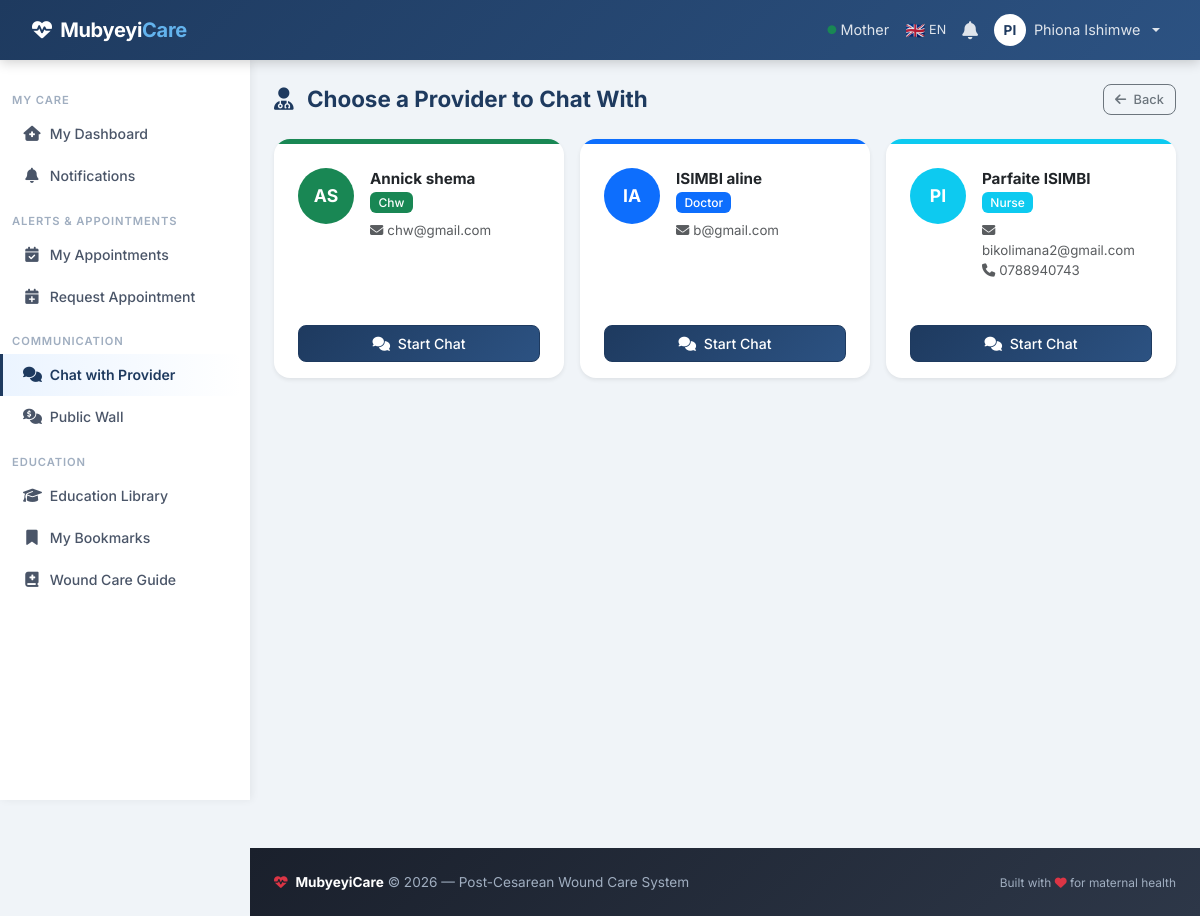
Screenshot of /chat/me/providers (signed in) with the database file from the repository.
### models.py (models this page shows, shortened)
class User(UserMixin, db.Model):
    id = db.Column(db.Integer, primary_key=True)
    username = db.Column(db.String(80), unique=True, nullable=False)
    email = db.Column(db.String(120), unique=True, nullable=False)
    password_hash = db.Column(db.String(255), nullable=False)
    first_name = db.Column(db.String(100), nullable=False)
    last_name = db.Column(db.String(100), nullable=False)
    role = db.Column(db.Enum(UserRole), default=UserRole.PATIENT, nullable=False)
    phone = db.Column(db.String(20))
    location = db.Column(db.String(200))   # CHW service area (e.g. "Gasabo/Kinyinya")
    is_active = db.Column(db.Boolean, default=True)
    created_at = db.Column(db.DateTime, default=datetime.utcnow)
    patients = db.relationship('Patient', backref='primary_doctor', lazy='dynamic', foreign_keys='Patient.primary_doctor_id')
    follow_ups = db.relationship('FollowUp', backref='created_by', lazy='dynamic')
    sent_messages = db.relationship('Message', backref='sender', lazy='dynamic', foreign_keys='Message.sender_id')
    def get_full_name(self):
        return f"{self.first_name} {self.last_name}"

### routes/chat.py (the view)
@chat_bp.route('/me/providers')
@login_required
def patient_choose_provider():
    if current_user.role not in [UserRole.PATIENT, UserRole.MOTHER]:
        return redirect(url_for('chat.chat_list'))
    patient = Patient.query.filter_by(user_id=current_user.id).first()
    if not patient:
        patient = Patient.query.filter(
            or_(Patient.email == current_user.email, Patient.phone == current_user.phone)
        ).first()
    if not patient:
        flash('No patient profile linked to this account.', 'error')
        return redirect(url_for('dashboard.index'))
    providers = (User.query
                 .filter(User.role.in_([UserRole.DOCTOR, UserRole.NURSE, UserRole.CHW]))
                 .order_by(User.role.asc(), User.last_name.asc(), User.first_name.asc())
                 .all())
    return render_template('chat/provider_list.html', patient=patient, providers=providers)

### templates/chat/provider_list.html (shortened to what this page needs)
{% extends "base.html" %}
{% block content %}
<div class="page-header" data-aos="fade-down">
    <h2><i class="fas fa-user-doctor me-2"></i> Choose a Provider to Chat With</h2>
    <a href="{{ url_for('dashboard.index') }}" class="btn btn-outline-secondary btn-sm">
        <i class="fas fa-arrow-left me-1"></i> Back
    </a>
</div>
{% if providers %}
<div class="row g-3">
    {% for provider in providers %}
    <div class="col-12 col-sm-6 col-lg-4" data-aos="fade-up" data-aos-delay="{{ loop.index0 * 30 }}">
        <div class="card h-100 border-0 shadow-sm" style="border-radius:16px;overflow:hidden;">
            <div style="height:5px;background:{{ '#0d6efd' if provider.role.value == 'doctor' else '#0dcaf0' if provider.role.value == 'nurse' else '#198754' }};"></div>
            <div class="card-body d-flex align-items-start gap-3 p-4">
                <div class="rounded-circle d-flex align-items-center justify-content-center text-white fw-bold flex-shrink-0"
                     style="width:56px;height:56px;font-size:1.1rem;background:{{ '#0d6efd' if provider.role.value == 'doctor' else '#0dcaf0' if provider.role.value == 'nurse' else '#198754' }};">
                    {{ provider.first_name[0] | upper }}{{ provider.last_name[0] | upper }}
                </div>
                <div class="flex-grow-1">
                    <div class="fw-bold">{{ provider.get_full_name() }}</div>
                    <span class="badge mb-2" style="background:{{ '#0d6efd' if provider.role.value == 'doctor' else '#0dcaf0' if provider.role.value == 'nurse' else '#198754' }}">
                        {{ provider.role.value.capitalize() }}
                    </span>
                    {% if provider.email %}
                    <div class="small text-muted"><i class="fas fa-envelope me-1"></i>{{ provider.email }}</div>
                    {% endif %}
                    {% if provider.phone %}
                    <div class="small text-muted"><i class="fas fa-phone me-1"></i>{{ provider.phone }}</div>
                    {% endif %}
                </div>
            </div>
            <div class="card-footer bg-transparent border-top-0 pt-0 pb-3 px-4">
                <a href="{{ url_for('chat.patient_chat', patient_id=patient.id, provider_id=provider.id) }}"
                   class="btn btn-primary w-100">
                    <i class="fas fa-comments me-1"></i> Start Chat
                </a>
            </div>
        </div>
    </div>
    {% endfor %}
</div>
{% endif %}
{% endblock %}

### templates/base.html (shortened to what this page needs)
<!DOCTYPE html>
<html lang="en">
<head>
    <link href="https://cdn.jsdelivr.net/npm/bootstrap@5.3.3/dist/css/bootstrap.min.css" rel="stylesheet">
    <link rel="stylesheet" href="https://cdnjs.cloudflare.com/ajax/libs/font-awesome/6.5.0/css/all.min.css">
    <link href="https://unpkg.com/aos@2.3.4/dist/aos.css" rel="stylesheet">
</head>
<body>
<nav class="navbar navbar-dark navbar-expand-lg fixed-top">
    <div class="container-fluid">
        <a class="navbar-brand" href="/">
            <i class="fas fa-heart-pulse me-1"></i> Mubyeyi<span>Care</span>
        </a>
        <div class="collapse navbar-collapse" id="navbarNav">
            <ul class="navbar-nav ms-auto align-items-center">
                {% if current_user.is_authenticated %}
                <li class="nav-item">
                    <span class="nav-link text-white-50 small d-none d-lg-inline">
                        <i class="fas fa-circle text-success" style="font-size:.55rem;vertical-align:middle;"></i>
                        {{ current_user.role.value.capitalize() }}
                    </span>
                </li>
                <li class="nav-item dropdown">
                    <a class="nav-link d-flex align-items-center gap-1 px-2" href="#"
                       id="langDropdown" role="button" data-bs-toggle="dropdown" aria-expanded="false"
                       title="{{ tr('Language') }}">
                        {% if current_lang == 'rw' %}
                        <span style="font-size:1rem;">🇷🇼</span>
                        <span class="d-none d-md-inline small">RW</span>
                        {% else %}
                        <span style="font-size:1rem;">🇬🇧</span>
                        <span class="d-none d-md-inline small">EN</span>
                        {% endif %}
                    </a>
                </li>
                <li class="nav-item dropdown">
                    <a class="nav-link position-relative" href="#"
                       id="bellDropdown" role="button"
                       data-bs-toggle="dropdown" aria-expanded="false"
                       title="Notifications">
                    </a>
                        {% set recent_notifs = current_user.notifications | sort(attribute='created_at', reverse=True) | list %}
                </li>
                <li class="nav-item dropdown">
                    <a class="nav-link dropdown-toggle d-flex align-items-center gap-2" href="#"
                       id="userDropdown" role="button" data-bs-toggle="dropdown" aria-expanded="false">
                        <span class="rounded-circle bg-white d-inline-flex align-items-center justify-content-center"
                              style="width:32px;height:32px;color:var(--primary);font-size:.85rem;font-weight:700;">
                            {{ current_user.first_name[0] | upper }}{{ current_user.last_name[0] | upper }}
                        </span>
                        <span class="d-none d-sm-inline">{{ current_user.get_full_name() }}</span>
                    </a>
                </li>
                {% endif %}
            </ul>
        </div>
    </div>
</nav>
{% if current_user.is_authenticated %}
<aside class="sidebar d-none d-lg-flex flex-column">
    <nav class="nav flex-column">
        {% if current_user.role.value in ['patient', 'mother'] %}
        <span class="sidebar-section">{{ tr('My Care') }}</span>
        <a class="nav-link" href="{{ url_for('dashboard.index') }}"><i class="fas fa-house-medical"></i> {{ tr('My Dashboard') }}</a>
        <a class="nav-link" href="{{ url_for('notifications.index') }}">
            <i class="fas fa-bell"></i> {{ tr('Notifications') }}
        </a>
        <span class="sidebar-section">{{ tr('Alerts & Appointments') }}</span>
        <a class="nav-link" href="{{ url_for('appointments.my_appointments') }}"><i class="fas fa-calendar-check"></i> {{ tr('My Appointments') }}</a>
        <a class="nav-link" href="{{ url_for('appointments.request_appointment') }}"><i class="fas fa-calendar-plus"></i> {{ tr('Request Appointment') }}</a>
        <span class="sidebar-section">{{ tr('Communication') }}</span>
        <a class="nav-link" href="{{ url_for('chat.patient_self_chat') }}"><i class="fas fa-comments"></i> {{ tr('Chat with Provider') }}</a>
        <a class="nav-link" href="{{ url_for('wall.index') }}"><i class="fas fa-comments-dollar"></i> {{ tr('Public Wall') }}</a>
        <span class="sidebar-section">{{ tr('Education') }}</span>
        <a class="nav-link" href="{{ url_for('education.library') }}"><i class="fas fa-graduation-cap"></i> {{ tr('Education Library') }}</a>
        <a class="nav-link" href="{{ url_for('education.bookmarks') }}"><i class="fas fa-bookmark"></i> {{ tr('My Bookmarks') }}</a>
        <a class="nav-link" href="{{ url_for('dashboard.health_education') }}"><i class="fas fa-book-medical"></i> {{ tr('Wound Care Guide') }}</a>
        {% endif %}
    </nav>
</aside>
{% endif %}
<main class="main-content">
    <div class="container-fluid px-4">
        {% block content %}{% endblock %}
    </div>
</main>
<footer class="py-4 mt-5" style="margin-left: var(--sidebar-w);">
    <div class="container-fluid px-4">
        <div class="row align-items-center">
            <div class="col-md-6">
                <p class="mb-0">
                    <i class="fas fa-heart-pulse text-danger me-1"></i>
                    <strong class="text-white">MubyeyiCare</strong> &copy; 2026 &mdash; {{ tr('Post-Cesarean Wound Care System') }}
                </p>
            </div>
            <div class="col-md-6 text-md-end mt-2 mt-md-0">
                <small>Built with <i class="fas fa-heart text-danger"></i> for maternal health</small>
            </div>
        </div>
    </div>
</footer>
</body>
</html>

### templates/base.html (style rules this page uses)
:root { --primary: #1e3a5f; --primary-light: #2c5282; --accent: #e74c3c; --success: #27ae60; --info: #3498db; --warning: #f39c12; --sidebar-w: 250px; --nav-h: 60px; --radius: 12px; --shadow-sm: 0 2px 8px rgba(0,0,0,.08); --shadow-md: 0 6px 24px rgba(0,0,0,.12); --transition: .2s ease; }
*, *::before, *::after { box-sizing: border-box; }
html { scroll-behavior: smooth; }
body { font-family: 'Inter', 'Segoe UI', sans-serif; background: #f0f4f8; color: #2d3748; font-size: .95rem; }
.navbar { background: linear-gradient(135deg, var(--primary) 0%, var(--primary-light) 100%); height: var(--nav-h); box-shadow: 0 2px 12px rgba(0,0,0,.2); padding: 0 1.25rem; }
.navbar-brand { font-weight: 700; font-size: 1.25rem; letter-spacing: -.3px; color: #fff !important; }
.navbar-brand span { color: #63b3ed; }
.navbar .nav-link { color: rgba(255,255,255,.85) !important; font-size: .9rem; }
.sidebar { background: #fff; width: var(--sidebar-w); height: calc(100vh - var(--nav-h)); position: fixed; top: var(--nav-h); left: 0; overflow-y: auto; box-shadow: 2px 0 8px rgba(0,0,0,.06); padding: 1rem 0 2rem; z-index: 900; }
.sidebar .sidebar-section { padding: .25rem .75rem; font-size: .7rem; font-weight: 600; text-transform: uppercase; letter-spacing: .08em; color: #a0aec0; margin-top: .75rem; }
.sidebar .nav-link { color: #4a5568 !important; padding: .65rem 1.25rem !important; border-left: 3px solid transparent; border-radius: 0 8px 8px 0; margin-right: .5rem; font-size: .88rem; font-weight: 500; display: flex; align-items: center; gap: .55rem; transition: all var(--transition); }
.sidebar .nav-link i { width: 18px; text-align: center; font-size: .95rem; }
.sidebar .nav-link:hover, .sidebar .nav-link.active { background: linear-gradient(90deg, #ebf4ff 0%, #fff 100%); border-left-color: var(--primary); color: var(--primary) !important; }
.sidebar .nav-link.active { font-weight: 600; }
.main-content { margin-left: var(--sidebar-w); padding-top: calc(var(--nav-h) + 1.5rem); min-height: 100vh; }
.card { border: none; border-radius: var(--radius); box-shadow: var(--shadow-sm); margin-bottom: 1.25rem; transition: box-shadow var(--transition), transform var(--transition); }
.btn { border-radius: 8px; font-weight: 500; font-size: .88rem; padding: .45rem 1rem; transition: all var(--transition); }
.btn-primary { background: linear-gradient(135deg, var(--primary) 0%, var(--primary-light) 100%); border-color: var(--primary); }
.btn-sm { padding: .3rem .7rem; font-size: .8rem; }
.badge { border-radius: 6px; font-weight: 500; font-size: .75rem; padding: .35em .7em; }
.page-header { display: flex; align-items: center; justify-content: space-between; margin-bottom: 1.5rem; }
.page-header h2 { font-size: 1.4rem; font-weight: 700; color: var(--primary); margin: 0; }
.page-header h2 i { margin-right: .5rem; }
footer { background: linear-gradient(135deg, #1a202c 0%, #2d3748 100%); color: #a0aec0; font-size: .85rem; }

### rows the page displays
User: role.value "Mother", first_name "P", last_name "I", get_full_name "Phiona Ishimwe"
User: first_name "A", last_name "S", get_full_name "Annick shema", role.value "Chw", email "chw@gmail.com"
User: first_name "I", last_name "A", get_full_name "ISIMBI aline", role.value "Doctor", email "b@gmail.com"
User: first_name "P", last_name "I", get_full_name "Parfaite ISIMBI", role.value "Nurse", email "bikolimana2@gmail.com", phone "0788940743"

### other values shown
{{ tr('My Care') }} "MY CARE"
{{ tr('My Dashboard') }} "My Dashboard"
{{ tr('Notifications') }} "Notifications"
{{ tr('Alerts & Appointments') }} "ALERTS & APPOINTMENTS"
{{ tr('My Appointments') }} "My Appointments"
{{ tr('Request Appointment') }} "Request Appointment"
{{ tr('Communication') }} "COMMUNICATION"
{{ tr('Chat with Provider') }} "Chat with Provider"
{{ tr('Public Wall') }} "Public Wall"
{{ tr('Education') }} "EDUCATION"
{{ tr('Education Library') }} "Education Library"
{{ tr('My Bookmarks') }} "My Bookmarks"
{{ tr('Wound Care Guide') }} "Wound Care Guide"
{{ tr('Post-Cesarean Wound Care System') }} "Post-Cesarean Wound Care System"
